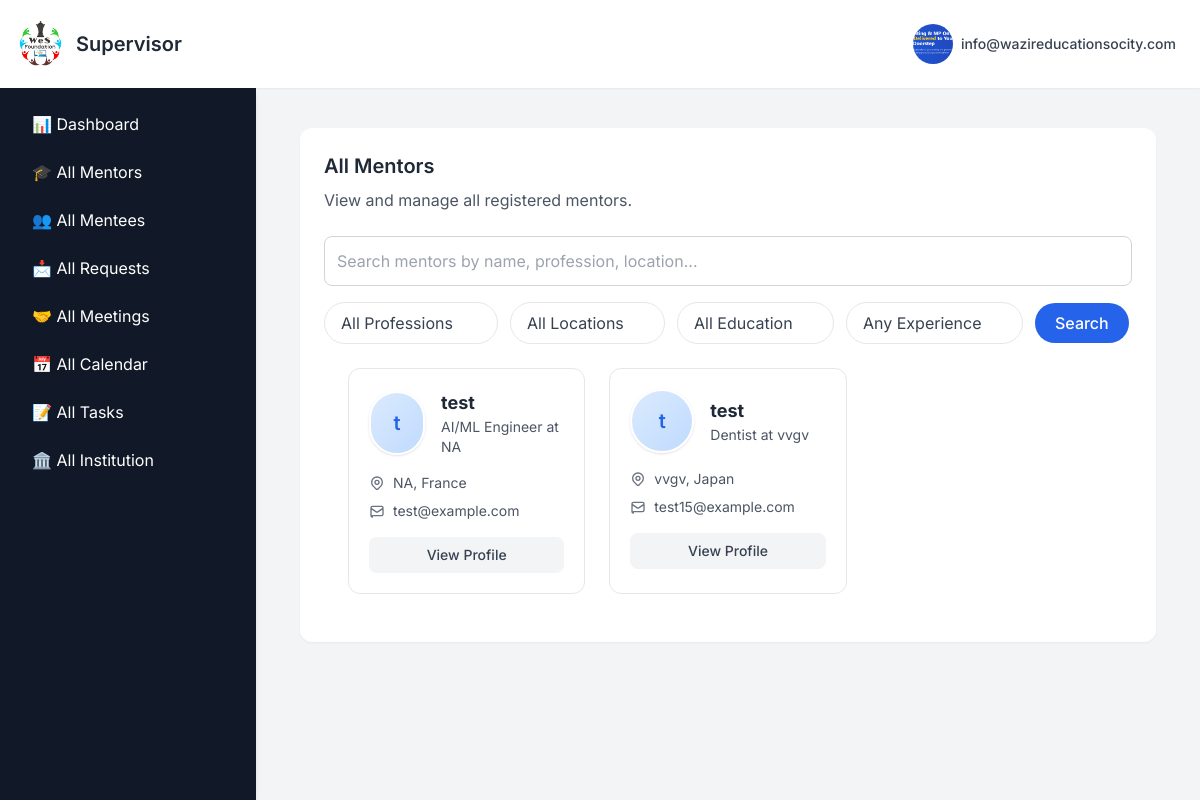
Page /supervisor_find_mentor (signed in) on the earlier database version.
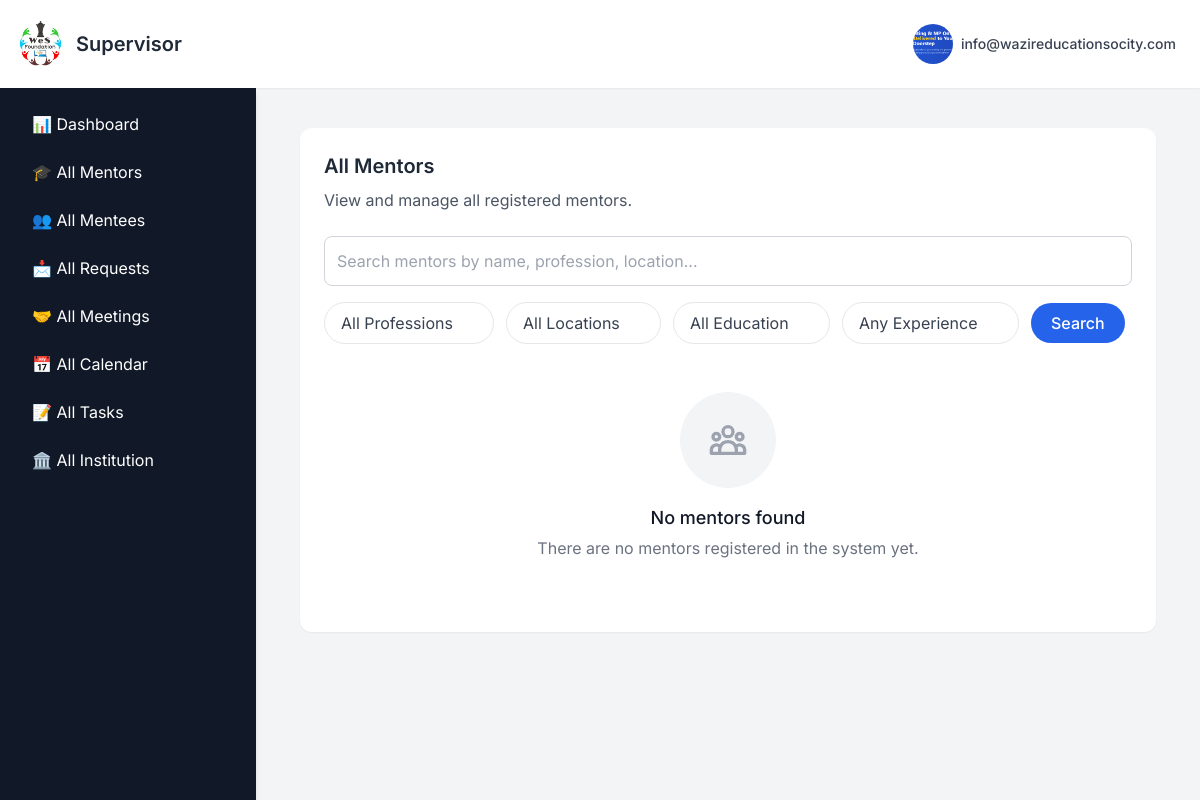
Same page on the later database version.
### app.py (models this page shows, shortened)
class MentorProfile(db.Model):
    __tablename__="mentor_profile"
    id = db.Column(db.Integer, primary_key=True)
    user_id= db.Column(db.Integer, db.ForeignKey("signup_details.id"),nullable=False)
    profession = db.Column(db.String(100))
    skills = db.Column(db.Text)  # New field - comma separated skills
    role = db.Column(db.String(100))  # New field - job role/position
    industry_sector = db.Column(db.String(100))  # New field - industry/sector
    organisation = db.Column(db.String(150))
    years_of_experience = db.Column(db.String(100))
    whatsapp = db.Column(db.String(20))
    location = db.Column(db.String(100))  # New field - country
    education = db.Column(db.String(150))
    language = db.Column(db.String(100))  # Can store multiple languages comma separated
    linkedin_link = db.Column(db.String(200))  # New field
    github_link = db.Column(db.String(200))  # New field
    portfolio_link = db.Column(db.String(200))  # New field
    other_social_link = db.Column(db.String(200))
    mentorship_topics = db.Column(db.Text)  # New field - topics they can mentor on
    mentorship_type_preference = db.Column(db.String(200))  # New field - school, women, etc.
    preferred_communication = db.Column(db.String(100))  # online, offline, hybrid
    availability = db.Column(db.String(100))
    connect_frequency = db.Column(db.String(100))
    preferred_duration = db.Column(db.String(100))  # New field - 1 month, 6 months, etc.
    why_mentor = db.Column(db.Text)  # Changed from "why become mentor" to "why mentor"
    mentorship_philosophy = db.Column(db.Text)  # New field
    mentorship_motto = db.Column(db.String(300))  # New field
    additional_info = db.Column(db.Text)
    profile_picture = db.Column(db.String(100))
    status = db.Column(db.String(20), default="pending")

class User(db.Model):
    __tablename__ = "signup_details"
    id = db.Column(db.Integer, primary_key=True)
    name = db.Column(db.String(100), nullable=False)
    email = db.Column(db.String(100), unique=True, nullable=False)
    password = db.Column(db.String(200), nullable=False)   # length thoda bada
    user_type = db.Column(db.String(10), nullable=False)
    institution = db.Column(db.String(150), nullable=True)
    institution_id = db.Column(db.Integer, db.ForeignKey("institutions.id"), nullable=True)
    mentor_profile = db.relationship("MentorProfile", backref="user", uselist=False)
    institution_ref = db.relationship("Institution", backref="users", foreign_keys="User.institution_id")

### app.py (the view, shortened to what this page needs)
@app.route("/supervisor_find_mentor")
def supervisor_find_mentor():
    if "email" not in session or session.get("user_type") != "0":
        return redirect(url_for("signin"))
    mentor_query = MentorProfile.query
    profession = request.args.get("profession")
    location = request.args.get("location")
    education = request.args.get("education")
    experience = request.args.get("experience")
    if profession:
        mentor_query = mentor_query.filter_by(profession=profession)
    if location:
        mentor_query = mentor_query.filter_by(location=location)
    if education:
        mentor_query = mentor_query.filter_by(education=education)
    mentors = mentor_query.all()
    options = {
        "professions": sorted({row[0] for row in MentorProfile.query.with_entities(MentorProfile.profession).distinct() if row[0]}),
        "locations": sorted({row[0] for row in MentorProfile.query.with_entities(MentorProfile.location).distinct() if row[0]}),
        "educations": sorted({row[0] for row in MentorProfile.query.with_entities(MentorProfile.education).distinct() if row[0]}),
        "experiences": sorted({row[0] for row in MentorProfile.query.with_entities(MentorProfile.years_of_experience).distinct() if row[0]}),
    }
    return render_template(
        "supervisor/supervisor_find_mentor.html",
        mentors=mentors,
        professions=options["professions"],
        locations=options["locations"],
        educations=options["educations"],
        experiences=options["experiences"],
        active_section="mentors",
        show_sidebar=True
    )

### app.py (called while the page is built)
@app.context_processor
def inject_profile_complete():
    profile_complete = True  # Default to True (no popup)
    if "email" in session and session.get("user_type") in ["1", "2"]:
        user = User.query.filter_by(email=session["email"]).first()
        if user:
            profile_complete = check_profile_complete(user.id, session.get("user_type"))
    return dict(profile_complete=profile_complete)

### templates/supervisor/supervisor_find_mentor.html (shortened to what the changed rows need)
{% extends "base2.html" %}
{% block content %}
<main class="max-w-7xl mx-auto px-2 sm:px-3 lg:px-3 py-2">
  <section id="mentors" class="p-6 bg-white rounded-xl shadow-sm">
    <div class="mb-6">
      <h2 class="text-xl font-semibold text-gray-800 mb-2">All Mentors</h2>
    </div>
    {% if mentors and mentors|length > 0 %}
    <div class="grid p-6 grid-cols-1 md:grid-cols-2 lg:grid-cols-3 gap-6" id="mentorsGrid">
      {% for mentor in mentors %}
      <div class="mentor-card bg-white rounded-xl border border-gray-200 p-5 transition-all hover:shadow-md">
        <div class="flex items-center gap-4 mb-4">
          {% if mentor.profile_picture %}
            <img src="{{ url_for('static', filename='uploads/' ~ mentor.profile_picture) }}"
                 alt="{{ mentor.user.name }}"
                 class="w-16 h-16 rounded-full object-cover border-2 border-white shadow">
          {% else %}
            <div class="w-16 h-16 rounded-full bg-gradient-to-br from-blue-100 to-blue-200 flex items-center justify-center text-blue-600 border-2 border-white shadow">
              <span class="text-xl font-semibold">{{ mentor.user.name[0] if mentor.user.name else '?' }}</span>
            </div>
          {% endif %}
          <div>
            <h3 class="text-lg font-bold text-gray-800 mentor-name">{{ mentor.user.name }}</h3>
            <p class="text-sm text-gray-600 mentor-profession">{{ mentor.profession }} at {{ mentor.organisation }}</p>
          </div>
        </div>
        <div class="space-y-2 mb-4">
          <div class="flex items-center text-sm text-gray-600 mentor-location">
            <span>{{ mentor.location if mentor.location else 'Not specified' }}</span>
          </div>
          <div class="flex items-center text-sm text-gray-600 mentor-email">
            <svg xmlns="http://www.w3.org/2000/svg" class="h-4 w-4 mr-2 text-gray-500" fill="none" viewBox="0 0 24 24" stroke="currentColor">
              <path stroke-linecap="round" stroke-linejoin="round" stroke-width="2" d="M3 8l7.89 5.26a2 2 0 002.22 0L21 8M5 19h14a2 2 0 002-2V7a2 2 0 00-2-2H5a2 2 0 00-2 2v12a2 2 0 002 2z" />
            </svg>
            <span>{{ mentor.user.email }}</span>
          </div>
        </div>
          <div class="flex space-x-2">
          <button onclick="openProfileModal(
              '{{ mentor.user.name }}',
              '{{ mentor.profession }}',
              '{{ mentor.organisation }}',
              '{{ mentor.location }}',
              '{{ mentor.years_of_experience }}',
              '{{ mentor.profile_picture }}',
              '{{ mentor.user.email }}',
              '{{ mentor.education }}',
              '{{ mentor.language }}',
              '{{ mentor.preferred_communication }}',
              '{{ mentor.why_mentor }}',
              '{{ mentor.role }}',
              '{{ mentor.industry_sector }}',
              '{{ mentor.skills }}',
              '{{ mentor.availability }}',
              '{{ mentor.mentorship_topics }}',
              '{{ mentor.linkedin_link }}',
              '{{ mentor.github_link }}',
              '{{ mentor.portfolio_link }}'
          )" class="flex-1 px-4 py-2 bg-gray-100 text-gray-700 text-sm font-medium rounded-lg hover:bg-gray-200 transition">
              View Profile
          </button>
         </div>
      </div>
      {% endfor %}
    </div>
    {% else %}
    <div class="text-center py-12">
      <div class="mx-auto w-24 h-24 rounded-full bg-gray-100 flex items-center justify-center mb-4">
      </div>
      <h3 class="text-lg font-medium text-gray-900 mb-1">No mentors found</h3>
      <p class="text-gray-500">There are no mentors registered in the system yet.</p>
    </div>
    {% endif %}
  </section>
</main>
{% endblock %}

Differences in the rows shown:
removed MentorProfile: user "t", user.name "test", profession "AI/ML Engineer", organisation "NA", location "NA, France", user.email "test@example.com"
removed MentorProfile: user "t", user.name "test", profession "Dentist", organisation "vvgv", location "vvgv, Japan", user.email "test15@example.com"
Other differences:
text now shown: "No mentors found There are no mentors registered in the system yet."
